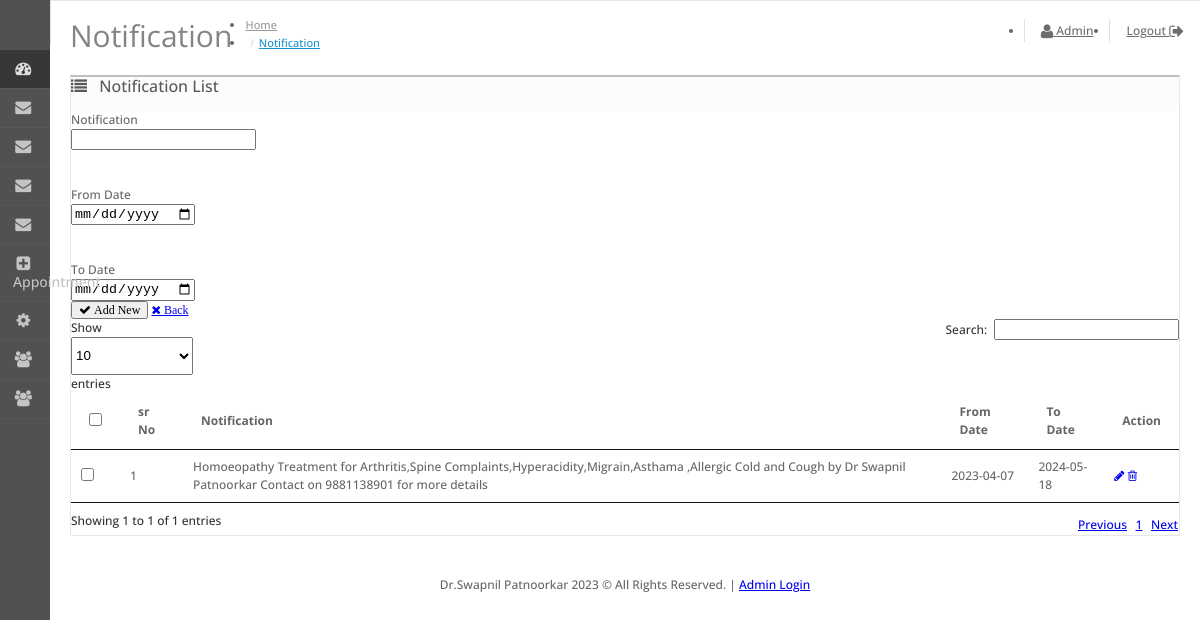
The page /admin/notification-list.php (signed in) on the database its author committed.
### tables this page shows
CREATE TABLE `notification_list` (
  `notify_id` int(11) NOT NULL,
  `notify_text` varchar(200) NOT NULL,
  `fromdate` date NOT NULL,
  `todate` date NOT NULL
);

CREATE TABLE `oc_master_company` (
  `id` int(11) NOT NULL,
  `company_name` varchar(100) NOT NULL,
  `address1` varchar(300) NOT NULL,
  `address2` varchar(300) NOT NULL,
  `area` varchar(100) NOT NULL,
  `city` varchar(100) NOT NULL,
  `pincode` int(11) NOT NULL,
  `state` varchar(100) NOT NULL,
  `contact_person` varchar(100) NOT NULL,
  `email` varchar(100) NOT NULL,
  `mobile` varchar(100) NOT NULL,
  `logo` varchar(100) NOT NULL,
  `gstn` varchar(100) NOT NULL,
  `pan` varchar(100) NOT NULL,
  `sms_url` varchar(1000) NOT NULL,
  `sms_username` varchar(100) NOT NULL,
  `sms_password` varchar(100) NOT NULL,
  `sms_sender_id` varchar(100) NOT NULL,
  `email_url` varchar(1000) NOT NULL,
  `email_username` varchar(100) NOT NULL,
  `email_password` varchar(100) NOT NULL,
  `date_updated` timestamp NOT NULL DEFAULT current_timestamp()
);

### admin/config/base_path.php (called while the page is built)
<?php
$base_path = "http://localhost/Bigmark/drswapnilpatnoorkar/";
?>

### admin/notification-list.php (the view, shortened to what this page needs)
<?php
include('config.php');
include('includes/head-js-css.php');
$notify_text=''; $btn = 'Add New'; $notify_id=''; $msg=''; $fromdate=''; $todate='';
?>
<body>
<div id="container">
<?php include('includes/header.php');
include('includes/left-menu.php');
?>
<div id="content">
  <div class="page-header">
    <div class="container-fluid">
      <h1>Notification</h1>
      <ul class="breadcrumb">
                <li><a href="<?php $base_path;?>admin/access.php">Home</a></li>
                <li><a href="<?php $base_path;?>admin/Notification-list.php">Notification</a></li>
              </ul>
    </div>
  </div>
  <div class="container-fluid">
            <div class="panel panel-default">
      <div class="panel-heading">
        <h3 class="panel-title"><i class="fa fa-list"></i> Notification List</h3>
      </div>
      <div class="panel-body">
       <div class="well">
        <form id="notification_frm" class="form-horizontal" role="form" action="" method="get">
                            <div class="form-group">
                                <label class="col-lg-2 control-label">Notification</label>
                                <div class="col-lg-8">
                                    <input type="text" name="notify_text" id="notify_text" class="form-control" value="<?php echo $notify_text;?>" required>
                                </div> <br><br>
								 <label class="col-lg-2 control-label">From Date</label>
								<div class="col-lg-8">
                                    <input type="date" name="fromdate" id="fromdate" class="form-control" value="<?php echo $fromdate;?>" required>
                                </div><br><br>
								 <label class="col-lg-2 control-label">To Date</label>
								<div class="col-lg-8">
                                    <input type="date" name="todate" id="todate" class="form-control" value="<?php echo $todate;?>" required>
                                </div>
                            </div>
                            <div class="form-group">
                                <div class="col-lg-3">
                                    <button type="submit" class="btn btn-sm btn-info fa fa-check priv_btn" name="<?php echo $btn;?>"> <?php echo $btn;?></button>
                                    <a href="admin/notification-list.php"  class="btn btn-sm btn-danger fa fa-times"> Back</a>
                                </div>
                            </div>
                        </form>
        </div>
        <form action="" method="post" enctype="multipart/form-data" id="form-notification">
          <div class="col-lg-12 col-xs-12 table-responsive">
            <table class="table table-bordered table-hover" id="dataTables-example" style="width:100%;">
              <thead>
                <tr>
                  <td style="width: 1px;" class="text-center"><input type="checkbox" onClick="$('input[name*=\'selected\']').prop('checked', this.checked);" /></td>
                  <td class="text-left">sr No</td>
                  <td class="text-left">Notification</td>
					<td class="text-left">From Date</td>
					<td class="text-left">To Date</td>
                  <td class="text-left">Action</td>
                </tr>
              </thead>
              <tbody>
              <?php
              $sql_manu="SELECT * From  notification_list";
			  $res_manu=$db->query($sql_manu) or die($db->error.__LINE__);
        $nuum_row = 0;
			  while($row=$res_manu->fetch_assoc()){
						  $nuum_row++;
			  ?>
                  <tr>
                  <td class="text-center"><input type="checkbox" name="selected[]" value="<?php echo $row['notify_id']?>" /></td>
                  <td class="text-left"><?php echo $nuum_row;?></td>
                  <td class="text-left"><?php echo $row['notify_text']?></td>
					  <td class="text-left"><?php echo $row['fromdate']?></td>
					  <td class="text-left"><?php echo $row['todate']?></td>
                  <td class="text-left"><a href="<?php echo $base_path;?>admin/notification-list.php?edit&id=<?php echo $row['notify_id']; ?>" data-toggle="tooltip" title="Edit" class="btn btn-primary"><i class="fa fa-pencil"></i></a>
                  <a href="<?php echo $base_path;?>admin/notification-list.php?delete&id=<?php echo $row['notify_id']; ?>" onClick="javascript:return confirm('Delete/Uninstall cannot be undone! Are you sure you want to do this?');" data-toggle="tooltip" title="Delete" class="btn btn-danger"><i class="fa fa-trash-o"></i></a>
                  </td>
                </tr>
                <?php }?>
                 </tbody>
            </table>
          </div>
        </form>
      </div>
    </div>
  </div>
</div>
<?php include('includes/footer.php');?>
</body></html>

### admin/includes/footer.php (shortened to what this page needs)
<footer id="footer">
 <?=isset($company) && $company['company_name']!=''?$company['company_name']:'<a href="http://bigmarkretail.com">bigmarkretail.com</a>'?>
 <?=date('Y')?> &copy; All Rights Reserved.
|
<a href="<?=$base_path?>admin">Admin Login</a>
</footer>
</div>
<link href="https://cdnjs.cloudflare.com/ajax/libs/select2/4.0.6-rc.0/css/select2.min.css" rel="stylesheet" />
</body>
</html>

### admin/view/stylesheet/stylesheet.css (style rules this page uses)
html, body { height: 100%; margin: 0; padding: 0; font-family: 'Open Sans', sans-serif; font-size: 12px; color: #666666; font-weight: 500; line-height: 18px; text-rendering: optimizeLegibility; }
h1, h2, h3, h4, h5, h6, p { margin-top: 0; }
.page-header { vertical-align: middle; margin: 15px 0; padding: 0; border-bottom: none; }
.page-header h1 { font-family: 'Open Sans', sans-serif; font-weight: 400; font-size: 30px; color: #848484; display: inline-block; margin-bottom: 15px; }
.breadcrumb { display: inline-block; background: none; margin: 0; padding: 0 10px; }
.breadcrumb li a { color: #999999; font-size: 11px; padding: 0px; margin: 0px; }
.breadcrumb li:last-child a { color: #1e91cf; }
.breadcrumb li + li:before { content: "/"; font-family: FontAwesome; color: #BBBBBB; padding: 0 5px; }
#container { min-height: 100%; width: 100%; position: relative; }
.container-fluid { padding-left: 20px; padding-right: 20px; }
#content { padding-bottom: 40px; transition: all 0.3s; }
#column-left + #content { margin-left: 50px; }
#column-left + #content + #footer { margin-left: 50px; }
#footer { height: 100px; text-align: center; }
input[type="radio"], input[type="checkbox"] { margin: 2px 0 0; }
input[type="radio"], .radio input[type="radio"], .radio-inline input[type="radio"], input[type="checkbox"], .checkbox input[type="checkbox"], .checkbox-inline input[type="checkbox"] { position: relative; width: 13px; width: 16px \0; height: 13px; height: 16px \0; background: white; border: 1px solid #dcdcdc; border: 1px solid transparent \0; border-radius: 1px; }
.table thead td { font-weight: bold; }
.table thead > tr > td, .table tbody > tr > td { vertical-align: middle; }
.panel { border-radius: 0px; }
.panel .panel-heading { position: relative; }
.panel-heading h3 i { margin-right: 8px; -webkit-tap-highlight-color: rgba(0,0,0,0); }
.panel-heading i { font-size: 16px; font-weight: 500; }
.panel-heading h3 { font-size: 16px; font-weight: 500; display: inline-block; }
.panel-default { border: 1px solid #e8e8e8; border-top: 2px solid #bfbfbf; }
.panel-default .panel-heading { color: #595959; border-color: #e8e8e8; background: #fcfcfc; }

### rows shown on the page
notification_list: notify_text "Homoeopathy Treatment for Arthritis,Spine Complaints,Hyperacidity,Migrain,Asthama ,Allergic Cold and Cough by Dr Swapnil Patnoorkar Contact on 9881138901 for more details", fromdate "2023-04-07", todate "2024-05-18"
oc_master_company: company_name "Dr.Swapnil Patnoorkar"

### other values the page prints
$_SESSION['admin_name'] "Admin"
$btn "Add New"
